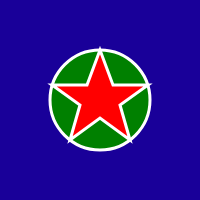
Frame 1 (no input)
Frame 60 (no input): identical to frame 1, image omitted
Frame 120 (the mouse pressed at the canvas centre since frame 60): identical to frame 1, image omitted

The p5.js sketch that drew this single still picture (run headless with seeded random() and noise() and a simulated clock; from frame 60 on, the mouse is pressed at the canvas centre):

// p5.js sketch
// ── sketch.js
function setup() {
  createCanvas(200, 200);
  colorMode(HSB)
}

function draw() {
  //Setting the background to blue
  background(250, 120, 60);

  //Making the green circle with the white outline
  push();
  stroke(255);
  strokeWeight(3);
  fill(120, 100, 50);
  ellipse(100, 100, 100, 100);
  pop();

  //Making the red star with the white outline
  push();
  stroke(255);
  strokeWeight(3);
  fill(0, 100, 100);
  beginShape();
  vertex(148,85)
  vertex(113,85)
  vertex(100,50)
  vertex(87,85)
  vertex(52,85)
  vertex(80,105)
  vertex(70,140)
  vertex(100,118)
  vertex(130,140)
  vertex(120,105)
  endShape(CLOSE);
  pop();
}
